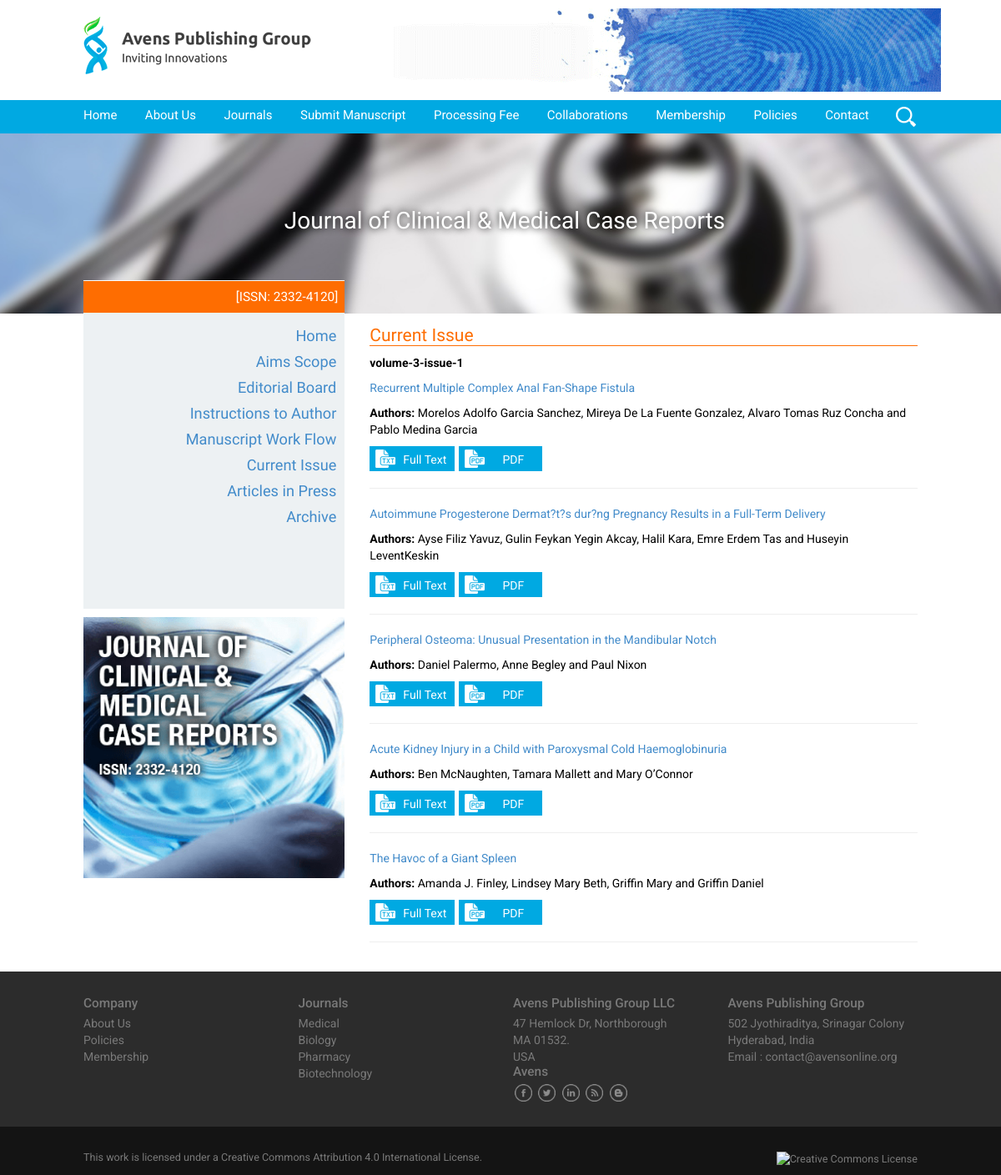
The page /medical/clinical-medical-case-reports/current-issue-4/ on the database its author committed.
### tables this page shows
CREATE TABLE `wp_journals` (
  `id` int(11) NOT NULL,
  `issn_number` varchar(255) NOT NULL,
  `created_date` date NOT NULL,
  `updated_date` date NOT NULL,
  `journal_name` varchar(255) NOT NULL,
  `journal_url_slug` text NOT NULL,
  `main_category_id` int(11) NOT NULL,
  `journal_meta_keywords` text NOT NULL,
  `journal_ic_value` varchar(255) NOT NULL,
  `banner_image` varchar(255) NOT NULL,
  `sidebar_image` varchar(255) NOT NULL,
  `journal_description` text NOT NULL,
  `deleted` tinyint(4) NOT NULL DEFAULT '1'
);

CREATE TABLE `wp_journal_posts` (
  `id` int(11) NOT NULL,
  `post_name` varchar(255) NOT NULL,
  `category_id` int(11) NOT NULL,
  `journal_id` int(11) NOT NULL,
  `post_slug` text NOT NULL,
  `journal_slug` text NOT NULL,
  `post_content` text NOT NULL,
  `created_date` date NOT NULL,
  `updated_date` date NOT NULL,
  `deleted` tinyint(4) NOT NULL DEFAULT '1'
);

CREATE TABLE `wp_journal_archives` (
  `id` int(11) NOT NULL,
  `journal_id` int(11) NOT NULL,
  `category_id` int(11) NOT NULL,
  `archive_desc` text NOT NULL,
  `archive_doi` text NOT NULL,
  `archive_year` int(10) NOT NULL,
  `archive_volume` text NOT NULL,
  `archive_fulltext` text NOT NULL,
  `archive_pdf` text NOT NULL,
  `archive_in` tinyint(4) NOT NULL COMMENT '1 means in Article In Press, 2 means in current issue, 3 means in archive',
  `journal_slug` text NOT NULL,
  `created_date` date NOT NULL,
  `updated_date` date NOT NULL,
  `deleted` tinyint(4) NOT NULL DEFAULT '1' COMMENT '1 means not deleted, 0 means deleted'
);

### application/controllers/medical.php (called while the page is built, shortened)
<?php
class Medical extends CI_Controller {
	public function index() {
		$this->load->model('App_model');
        $data['title'] = "Post Info";
		if((strpos($this->uri->segment(3), 'current-issue') !== false) || (strpos($this->uri->segment(3), 'articles-in-press') !== false) || (strpos($this->uri->segment(3), 'archive') !== false) || (strpos($this->uri->segment(3), 'special-issues') !== false) || (strpos($this->uri->segment(3), 'special-issue') !== false)) {
			$data['archive_info'] = $this->App_model->get_archive_info($this->uri->segment(1),$this->uri->segment(2),$this->uri->segment(3));
			$data['get_sidebar_links'] = $this->App_model->get_sidebar_links($this->uri->segment(1),$this->uri->segment(2),$this->uri->segment(3));
			$data['links_info'] = $this->App_model->get_sidebar_slugs($this->uri->segment(1),$this->uri->segment(2),$this->uri->segment(3));
			$this->load->view('templates/header', $data);
			$this->load->view('pages/archive_info.php', $data);
        	$this->load->view('templates/footer', $data);
    	}
	}
}

### index.php (called while the page is built, shortened)
<?php
require_once BASEPATH.'core/CodeIgniter.php';

### application/models/app_model.php (called while the page is built, shortened)
<?php
class App_model extends CI_Model {
	function get_archive_info($cat_name,$journal_name,$post_name) {
		if((strpos($post_name, 'articles-in-press') !== false)) {
			$archive_type = '1';
		} else if((strpos($post_name, 'current-issue') !== false)) {
			$archive_type = '2';
		} else if((strpos($post_name, 'archive') !== false)) {
			$archive_type = '3';
		}else if((strpos($post_name, 'special-issues') !== false) ||  (strpos($post_name, 'special-issue') !== false)) {
			$archive_type = '4';
		}
		$query  = $this->db->query('SELECT * FROM wp_journal_archives jp JOIN wp_journals j on jp.journal_id = j.id INNER JOIN wp_journal_main_categories mc on mc.category_id = j.main_category_id WHERE jp.archive_in = "'.$archive_type.'" AND mc.category_name = "'.$cat_name.'" AND j.journal_url_slug = "'.$journal_name.'" ORDER BY jp.archive_year ASC');
		return $query->result_array();
	}
	function get_sidebar_links($cat_name,$journal_name,$post_name) {
		if((strpos($post_name, 'articles-in-press') !== false)) {
			$archive_type = '1';
		} else if((strpos($post_name, 'current-issue') !== false)) {
			$archive_type = '2';
		} else if((strpos($post_name, 'archive') !== false)) {
			$archive_type = '3';
		}else if((strpos($post_name, 'special-issues') !== false) || (strpos($post_name, 'special-issue') !== false)) {
			$archive_type = '4';
		}
		if($archive_type == '3') {
			$query = $this->db->query('SELECT * FROM wp_journal_archives jp INNER JOIN wp_journals j on jp.journal_id = j.id INNER JOIN wp_journal_main_categories mc on mc.category_id = j.main_category_id WHERE mc.category_name = "'.$cat_name.'" AND j.journal_url_slug = "'.$journal_name.'"');
		} else {
			$query  = $this->db->query('SELECT * FROM wp_journal_archives jp INNER JOIN wp_journals j on jp.journal_id = j.id INNER JOIN wp_journal_main_categories mc on mc.category_id = j.main_category_id WHERE mc.category_name = "'.$cat_name.'" AND j.journal_url_slug = "'.$journal_name.'"');
		}
		return $query->result_array();
	}
	function get_sidebar_slugs ($cat_name,$journal_name,$post_name) {
		$query = $this->db->query('SELECT jp.post_name,mc.category_name,j.journal_url_slug,jp.post_slug FROM wp_journal_posts jp INNER JOIN wp_journals j on jp.journal_id = j.id INNER JOIN wp_journal_main_categories mc on mc.category_id = j.main_category_id WHERE mc.category_name = "'.$cat_name.'" AND j.journal_url_slug = "'.$journal_name.'" ORDER BY jp.created_date ASC');
		return $query->result_array();
	}
}

### application/views/pages/archive_info.php (the view, shortened to what this page needs)
<div id="main" class="site-main">	<div id="primary" class="content-area">
	<div id="content" class="site-content" role="main">
<div class="journal-name">
	<div class="container">
		<h1 class="entry-title"><?php echo $get_sidebar_links[0]['journal_name']; ?></h1>
	</div>
</div>
<div class="container">
	<div class="row">
		<div class="col-sm-4">
			<div>
				<div id="journal-sidebar-wrapper">
					<?php
					if($archive_info[0]['issn_number']) {
							echo "<div class='issn-num'><p>".$archive_info[0]['issn_number']."</p></div>";
						}
					?>
					<div id="journal-sidebar">
						<div id="nav-post">
							<ul class="post-nav">
								<?php
								foreach ($links_info as $key => $value) {
									echo '<li><a class="" href="'.base_url().''.strtolower($value['category_name']).'/'.$value['journal_url_slug'].'/'.$value['post_slug'].'/">'.$value['post_name'].'</a></li>';
								}
								?>
							</ul>
						</div>
					</div>
				</div>
				<div class="journal-info-box">
					<?php if(isset($archive_info) && !empty($archive_info)){ ?>
					<img src="<?php echo base_url(); ?>public/images/journal-sidebar-images/<?php echo $archive_info[0]['sidebar_image'] ?>" class="img-responsive">
					<?php } ?>
				</div>
			</div>
		</div>
		<div class="col-sm-8">
			<div class="post-text-box">
				<div id="post-content">
					<?php
					if(strpos($this->uri->segment(3), 'current-issue') !== false) {
						echo '<h1>Current Issue</h1>';
					}else if(strpos($this->uri->segment(3), 'articles-in-press') !== false) {
						echo '<h1>Article In Press</h1>';
					}
					else if(strpos($this->uri->segment(3), 'archive') !== false) {
						echo '<h1>Archive</h1>';
					}else if(strpos($this->uri->segment(3), 'special-issues') !== false) {
						echo '<h1>Special Issues</h1>';
					}
					?>
					<?php
					if(strpos($this->uri->segment(3), 'archive') !== false) {
						$year_arr = array();
						foreach ($archive_info as $key => $value) {
							array_push($year_arr, $value['archive_year']);
						}
						$temp_arr = array();
						foreach ($archive_info as $key => $value) {
							$temp_arr[$value['archive_year']][$value['archive_volume']][] = $value;
						}
						$f_flag = true;
						echo '<ul id="myTabs" class="nav nav-tabs" role="tablist">';
						foreach ($temp_arr as $key => $value) {
							if($f_flag) {
								echo '<li class="active"><a href="#'.$key.'" id="'.$key.'-tab" role="tab" data-toggle="tab" aria-controls="'.$key.'" aria-expanded="false">'.$key.'</a></li>';
							} else {
								echo '<li><a href="#'.$key.'" id="'.$key.'-tab" role="tab" data-toggle="tab" aria-controls="'.$key.'" aria-expanded="false">'.$key.'</a></li>';
							}
							$f_flag = false;
						}
						echo '</ul>';
						$s_flag = true;
						echo '<div id="myTabContent" class="tab-content">';
						foreach ($temp_arr as $key => $value) {
							if($s_flag) {
								echo '<div class="tab-pane fade active in" id="'.$key.'" aria-labelledby="'.$key.'-tab">';
							} else {
								echo '<div class="tab-pane fade active " id="'.$key.'" aria-labelledby="'.$key.'-tab">';
							}
							foreach ($value as $k => $v) {
								echo '<div class="post-archive-box"><p class="month"><strong>'.$k.'</strong></p>';
								echo '<div class="post-archive-box-inner" style="display:none">';
								foreach ($v as $a => $b) {
									echo '<div class="archive-info">';
									echo $b['archive_desc'];
									echo '<div class="btn-wrapper">
<p><a href="'.$b['archive_fulltext'].'" target="_blank" class="icon-fulltext">Full Text</a><a href="'.$b['archive_pdf'].'" target="_blank" class="icon-pdf">PDF</a></p></div>';
									echo '</div>';
								}
								echo '</div></div>';
							}
							echo '</div>';
							$s_flag = false;
						}
						echo '</div>';
					}
					 else {
						$i = 0;
						foreach ($archive_info as $key => $value) {
							if($i == '0') {
								echo '<p><b>'.$value['archive_volume'].'</b></p>';
							}
							echo '<div class="archive-box"><div>'.$value['archive_desc'].'</div>';
							if(!empty($value['archive_fulltext']) && !empty($value['archive_pdf'])) {
								echo '<div class="btn-wrapper">
								<p><a href="'.$value['archive_fulltext'].'" target="_blank" class="icon-fulltext">Full Text</a><a href="'.$value['archive_pdf'].'" target="_blank" class="icon-pdf"> PDF</a></p></div>';
							}
							echo '</div>';
							$i++;
						}
					}
					?>
				</div>
			</div>
		</div>
	</div>
</div>
</div>

### public/css/style.css (style rules this page uses)
* { -webkit-box-sizing: border-box; -moz-box-sizing: border-box; box-sizing: border-box; }
html { font-size: 100%; overflow-y: scroll; -webkit-text-size-adjust: 100%; -ms-text-size-adjust: 100%; }
html, button, input, select, textarea { font-family: "Source Sans Pro", Helvetica, sans-serif; }
body { color: #141412; line-height: 1.5; margin: 0; }
a { color: #ca3c08; text-decoration: none; }
h1, h2, h3, h4, h5, h6 { clear: both; font-family: Bitter, Georgia, serif; line-height: 1.3; }
h1 { font-size: 48px; margin: 33px 0; }
b, strong { font-weight: bold; }
p { margin: 0 0 24px; }
menu, ol, ul { margin: 16px 0; padding: 0 0 0 40px; }
ul { list-style-type: square; }
img { -ms-interpolation-mode: bicubic; border: 0; vertical-align: middle; }
.site-main { position: relative; }
.entry-title { font-weight: normal; margin: 0 0 5px; }
.post-text-box .archive-box { margin-bottom: 20px;border-bottom: 1px solid #eee;padding-bottom: 10px; }

### public/css/theme.css (style rules this page uses)
body { font-family: Roboto;color: #000000 }
h1 { font-size: 1.5em; }
h1,h2,h3 { margin: 0;padding: 0;font-family: 'Kreon'; }
.site-main { min-height: 500px; }
#journal-sidebar { background: #edf1f3; padding: 10px 0 30px 30px; text-align: right; height: auto; width: auto; }
ul.post-nav { min-height: 300px; }
ul.post-nav li { list-style: none;font-size: 1.3em;margin: 5px 0;font-family: 'Kreon'; }
.post-text-box { padding: 15px 0; }
ul.post-nav li a { padding:0 10px; }
#post-content h1 { color: #fe6d01;margin-bottom:10px; border-bottom: 1px solid #fe6d01; }
.site-header,.journal-name { background-repeat:no-repeat; -webkit-background-size:cover; -moz-background-size:cover; -o-background-size:cover; background-size:cover; background-position:center; }
.journal-info-box img { margin: 10px 0; }
.icon-fulltext { background: url('../images/fulltext_icon.png') no-repeat; }
.icon-pdf { background: url('../images/pdf_icon.png') no-repeat; }
.icon-pdf, .icon-fulltext { display: inline-block; padding: 6px 10px 4px 40px; background-position: 7px; background-color:#00a9e2; color: #fff; margin-right: 5px; min-width: 100px; text-align: center; }

### application/views/pages/archive_info.php (style rules this page uses)
.journal-name h1 { text-align: center; text-shadow: 0px 0px 9px rgba(0, 0, 0, 1); font-size: 2em; color: #ffffff; }
.issn-num { background-color: #fe6d01;padding: 8px;color: #ffffff;border-top:1px solid #ffffff;font-size: 1.1em;text-align: right; }
.issn-num p { margin: 0; }
.journal-info-box { position: relative;color: #ffffff; }

### rows shown on the page
wp_journals: journal_name "Journal of Clinical & Medical Case Reports", issn_number "[ISSN: 2332-4120]", sidebar_image (picture)
wp_journal_posts: post_name "Home"
wp_journal_posts: post_name "Aims Scope"
wp_journal_posts: post_name "Editorial Board"
wp_journal_posts: post_name "Instructions to Author"
wp_journal_posts: post_name "Manuscript Work Flow"
wp_journal_posts: post_name "Current Issue"
wp_journal_posts: post_name "Articles in Press"
wp_journal_posts: post_name "Archive"
wp_journal_archives: archive_volume "volume-3-issue-1", archive_desc "Recurrent Multiple Complex Anal Fan-Shape Fistula Authors: Morelos Adolfo Garcia Sanchez, Mireya De La Fuente Gonzalez, Alvaro Tomas Ruz Concha and Pablo Medina Garcia"
wp_journal_archives: archive_desc "Autoimmune Progesterone Dermat?t?s dur?ng Pregnancy Results in a Full-Term Delivery Authors: Ayse Filiz Yavuz, Gulin Feykan Yegin Akcay, Halil Kara, Emre Erdem Tas and Huseyin LeventKeskin"
wp_journal_archives: archive_desc "Peripheral Osteoma: Unusual Presentation in the Mandibular Notch Authors: Daniel Palermo, Anne Begley and Paul Nixon"
wp_journal_archives: archive_desc "Acute Kidney Injury in a Child with Paroxysmal Cold Haemoglobinuria Authors: Ben McNaughten, Tamara Mallett and Mary O’Connor"
wp_journal_archives: archive_desc "The Havoc of a Giant Spleen Authors: Amanda J. Finley, Lindsey Mary Beth, Griffin Mary and Griffin Daniel"
